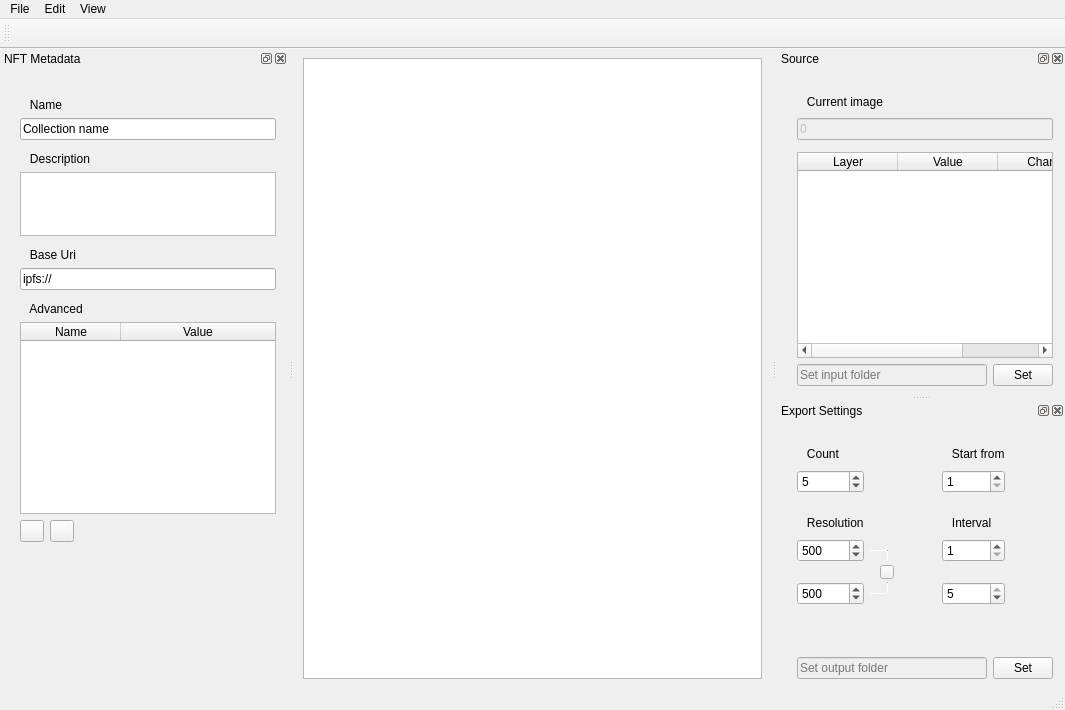
<?xml version="1.0" encoding="UTF-8"?>
<ui version="4.0">
 <class>MainWindow</class>
 <widget class="QMainWindow" name="MainWindow">
  <property name="geometry">
   <rect>
    <x>0</x>
    <y>0</y>
    <width>1065</width>
    <height>710</height>
   </rect>
  </property>
  <property name="windowTitle">
   <string>NFT Generator</string>
  </property>
  <property name="windowIcon">
   <iconset resource="rcc.qrc">
    <normaloff>:/resources/icons/32x32/cil-3d.png</normaloff>:/resources/icons/32x32/cil-3d.png</iconset>
  </property>
  <property name="tabShape">
   <enum>QTabWidget::Rounded</enum>
  </property>
  <property name="unifiedTitleAndToolBarOnMac">
   <bool>false</bool>
  </property>
  <widget class="QWidget" name="centralwidget">
   <layout class="QGridLayout" name="gridLayout_4">
    <property name="leftMargin">
     <number>9</number>
    </property>
    <property name="topMargin">
     <number>9</number>
    </property>
    <item row="1" column="0" rowspan="3" colspan="3">
     <widget class="QGraphicsView" name="graphicsView">
      <property name="verticalScrollBarPolicy">
       <enum>Qt::ScrollBarAsNeeded</enum>
      </property>
      <property name="horizontalScrollBarPolicy">
       <enum>Qt::ScrollBarAsNeeded</enum>
      </property>
      <property name="sizeAdjustPolicy">
       <enum>QAbstractScrollArea::AdjustIgnored</enum>
      </property>
      <property name="backgroundBrush">
       <brush brushstyle="NoBrush">
        <color alpha="255">
         <red>0</red>
         <green>0</green>
         <blue>0</blue>
        </color>
       </brush>
      </property>
      <property name="foregroundBrush">
       <brush brushstyle="NoBrush">
        <color alpha="255">
         <red>0</red>
         <green>0</green>
         <blue>0</blue>
        </color>
       </brush>
      </property>
      <property name="dragMode">
       <enum>QGraphicsView::ScrollHandDrag</enum>
      </property>
      <property name="transformationAnchor">
       <enum>QGraphicsView::AnchorUnderMouse</enum>
      </property>
      <property name="resizeAnchor">
       <enum>QGraphicsView::AnchorUnderMouse</enum>
      </property>
     </widget>
    </item>
   </layout>
  </widget>
  <widget class="QDockWidget" name="dockWidget_1">
   <property name="windowTitle">
    <string>NFT Metadata</string>
   </property>
   <attribute name="dockWidgetArea">
    <number>1</number>
   </attribute>
   <widget class="QWidget" name="dockWidgetContents_1">
    <layout class="QGridLayout" name="gridLayout_6">
     <property name="leftMargin">
      <number>20</number>
     </property>
     <property name="topMargin">
      <number>24</number>
     </property>
     <property name="rightMargin">
      <number>12</number>
     </property>
     <item row="0" column="0">
      <layout class="QGridLayout" name="gridLayout_5">
       <property name="bottomMargin">
        <number>0</number>
       </property>
       <item row="7" column="0" colspan="3">
        <widget class="QTableWidget" name="tableWidget_advanced">
         <property name="sizePolicy">
          <sizepolicy hsizetype="Expanding" vsizetype="Preferred">
           <horstretch>0</horstretch>
           <verstretch>0</verstretch>
          </sizepolicy>
         </property>
         <property name="horizontalScrollBarPolicy">
          <enum>Qt::ScrollBarAlwaysOff</enum>
         </property>
         <property name="selectionMode">
          <enum>QAbstractItemView::SingleSelection</enum>
         </property>
         <property name="rowCount">
          <number>0</number>
         </property>
         <property name="columnCount">
          <number>2</number>
         </property>
         <attribute name="horizontalHeaderStretchLastSection">
          <bool>true</bool>
         </attribute>
         <attribute name="verticalHeaderVisible">
          <bool>false</bool>
         </attribute>
         <column>
          <property name="text">
           <string>Name</string>
          </property>
         </column>
         <column>
          <property name="text">
           <string>Value</string>
          </property>
         </column>
        </widget>
       </item>
       <item row="6" column="0" colspan="3">
        <widget class="QLabel" name="label_7">
         <property name="minimumSize">
          <size>
           <width>0</width>
           <height>20</height>
          </size>
         </property>
         <property name="text">
          <string>   Advanced</string>
         </property>
         <property name="alignment">
          <set>Qt::AlignBottom|Qt::AlignLeading|Qt::AlignLeft</set>
         </property>
        </widget>
       </item>
       <item row="10" column="0">
        <spacer name="verticalSpacer_2">
         <property name="orientation">
          <enum>Qt::Vertical</enum>
         </property>
         <property name="sizeHint" stdset="0">
          <size>
           <width>20</width>
           <height>20</height>
          </size>
         </property>
        </spacer>
       </item>
       <item row="0" column="0" colspan="3">
        <widget class="QLabel" name="label_4">
         <property name="minimumSize">
          <size>
           <width>0</width>
           <height>20</height>
          </size>
         </property>
         <property name="text">
          <string>   Name</string>
         </property>
         <property name="alignment">
          <set>Qt::AlignBottom|Qt::AlignLeading|Qt::AlignLeft</set>
         </property>
        </widget>
       </item>
       <item row="8" column="0">
        <widget class="QPushButton" name="buttonAddMetadata">
         <property name="sizePolicy">
          <sizepolicy hsizetype="Fixed" vsizetype="Fixed">
           <horstretch>0</horstretch>
           <verstretch>0</verstretch>
          </sizepolicy>
         </property>
         <property name="maximumSize">
          <size>
           <width>24</width>
           <height>24</height>
          </size>
         </property>
         <property name="toolTip">
          <string>Add row</string>
         </property>
         <property name="text">
          <string/>
         </property>
         <property name="icon">
          <iconset resource="rcc.qrc">
           <normaloff>:/resources/icons/16x16/cil-plus.png</normaloff>:/resources/icons/16x16/cil-plus.png</iconset>
         </property>
        </widget>
       </item>
       <item row="1" column="0" colspan="3">
        <widget class="QLineEdit" name="lineEdit_name">
         <property name="minimumSize">
          <size>
           <width>0</width>
           <height>22</height>
          </size>
         </property>
         <property name="maximumSize">
          <size>
           <width>16777215</width>
           <height>30</height>
          </size>
         </property>
         <property name="text">
          <string>Collection name</string>
         </property>
        </widget>
       </item>
       <item row="5" column="0" colspan="3">
        <widget class="QLineEdit" name="lineEdit_uri">
         <property name="minimumSize">
          <size>
           <width>0</width>
           <height>22</height>
          </size>
         </property>
         <property name="maximumSize">
          <size>
           <width>16777215</width>
           <height>30</height>
          </size>
         </property>
         <property name="text">
          <string>ipfs://</string>
         </property>
        </widget>
       </item>
       <item row="8" column="2">
        <spacer name="horizontalSpacer">
         <property name="orientation">
          <enum>Qt::Horizontal</enum>
         </property>
         <property name="sizeHint" stdset="0">
          <size>
           <width>40</width>
           <height>20</height>
          </size>
         </property>
        </spacer>
       </item>
       <item row="4" column="0" colspan="3">
        <widget class="QLabel" name="label_6">
         <property name="minimumSize">
          <size>
           <width>0</width>
           <height>20</height>
          </size>
         </property>
         <property name="text">
          <string>   Base Uri</string>
         </property>
         <property name="alignment">
          <set>Qt::AlignBottom|Qt::AlignLeading|Qt::AlignLeft</set>
         </property>
        </widget>
       </item>
       <item row="8" column="1">
        <widget class="QPushButton" name="buttonRemoveMetadata">
         <property name="sizePolicy">
          <sizepolicy hsizetype="Fixed" vsizetype="Fixed">
           <horstretch>0</horstretch>
           <verstretch>0</verstretch>
          </sizepolicy>
         </property>
         <property name="maximumSize">
          <size>
           <width>24</width>
           <height>24</height>
          </size>
         </property>
         <property name="toolTip">
          <string>Remove row</string>
         </property>
         <property name="text">
          <string/>
         </property>
         <property name="icon">
          <iconset resource="rcc.qrc">
           <normaloff>:/resources/icons/16x16/cil-minus.png</normaloff>:/resources/icons/16x16/cil-minus.png</iconset>
         </property>
        </widget>
       </item>
       <item row="2" column="0" colspan="3">
        <widget class="QLabel" name="label_5">
         <property name="minimumSize">
          <size>
           <width>0</width>
           <height>20</height>
          </size>
         </property>
         <property name="text">
          <string>   Description</string>
         </property>
         <property name="alignment">
          <set>Qt::AlignBottom|Qt::AlignLeading|Qt::AlignLeft</set>
         </property>
        </widget>
       </item>
       <item row="3" column="0" colspan="3">
        <widget class="QTextEdit" name="textEdit_description">
         <property name="sizePolicy">
          <sizepolicy hsizetype="Expanding" vsizetype="Fixed">
           <horstretch>0</horstretch>
           <verstretch>0</verstretch>
          </sizepolicy>
         </property>
         <property name="minimumSize">
          <size>
           <width>0</width>
           <height>48</height>
          </size>
         </property>
         <property name="maximumSize">
          <size>
           <width>3840</width>
           <height>64</height>
          </size>
         </property>
         <property name="baseSize">
          <size>
           <width>0</width>
           <height>48</height>
          </size>
         </property>
         <property name="markdown">
          <string>Collection description

</string>
         </property>
        </widget>
       </item>
      </layout>
     </item>
    </layout>
   </widget>
  </widget>
  <widget class="QDockWidget" name="dockWidget_2">
   <property name="windowTitle">
    <string>Source</string>
   </property>
   <attribute name="dockWidgetArea">
    <number>2</number>
   </attribute>
   <widget class="QWidget" name="dockWidgetContents_2">
    <layout class="QGridLayout" name="gridLayout_2">
     <property name="leftMargin">
      <number>20</number>
     </property>
     <property name="topMargin">
      <number>24</number>
     </property>
     <property name="rightMargin">
      <number>12</number>
     </property>
     <item row="4" column="2">
      <widget class="QPushButton" name="buttonInputFolder">
       <property name="sizePolicy">
        <sizepolicy hsizetype="Fixed" vsizetype="Preferred">
         <horstretch>0</horstretch>
         <verstretch>0</verstretch>
        </sizepolicy>
       </property>
       <property name="minimumSize">
        <size>
         <width>60</width>
         <height>22</height>
        </size>
       </property>
       <property name="maximumSize">
        <size>
         <width>60</width>
         <height>30</height>
        </size>
       </property>
       <property name="text">
        <string>Set</string>
       </property>
      </widget>
     </item>
     <item row="0" column="0" colspan="3" alignment="Qt::AlignBottom">
      <widget class="QLabel" name="label_8">
       <property name="sizePolicy">
        <sizepolicy hsizetype="Expanding" vsizetype="Preferred">
         <horstretch>0</horstretch>
         <verstretch>0</verstretch>
        </sizepolicy>
       </property>
       <property name="minimumSize">
        <size>
         <width>0</width>
         <height>20</height>
        </size>
       </property>
       <property name="maximumSize">
        <size>
         <width>16777215</width>
         <height>30</height>
        </size>
       </property>
       <property name="text">
        <string>   Current image</string>
       </property>
      </widget>
     </item>
     <item row="4" column="0" colspan="2">
      <widget class="QLineEdit" name="lineEdit_inputFolder">
       <property name="enabled">
        <bool>false</bool>
       </property>
       <property name="minimumSize">
        <size>
         <width>0</width>
         <height>22</height>
        </size>
       </property>
       <property name="maximumSize">
        <size>
         <width>16777215</width>
         <height>30</height>
        </size>
       </property>
       <property name="placeholderText">
        <string>Set input folder</string>
       </property>
      </widget>
     </item>
     <item row="3" column="0" colspan="3">
      <widget class="QTableWidget" name="tableWidget">
       <property name="enabled">
        <bool>true</bool>
       </property>
       <property name="sizePolicy">
        <sizepolicy hsizetype="Preferred" vsizetype="Expanding">
         <horstretch>0</horstretch>
         <verstretch>0</verstretch>
        </sizepolicy>
       </property>
       <property name="horizontalScrollBarPolicy">
        <enum>Qt::ScrollBarAsNeeded</enum>
       </property>
       <property name="dragEnabled">
        <bool>true</bool>
       </property>
       <property name="selectionMode">
        <enum>QAbstractItemView::SingleSelection</enum>
       </property>
       <property name="selectionBehavior">
        <enum>QAbstractItemView::SelectRows</enum>
       </property>
       <property name="sortingEnabled">
        <bool>true</bool>
       </property>
       <attribute name="horizontalHeaderStretchLastSection">
        <bool>true</bool>
       </attribute>
       <attribute name="verticalHeaderVisible">
        <bool>true</bool>
       </attribute>
       <attribute name="verticalHeaderMinimumSectionSize">
        <number>18</number>
       </attribute>
       <attribute name="verticalHeaderDefaultSectionSize">
        <number>30</number>
       </attribute>
       <column>
        <property name="text">
         <string>Layer</string>
        </property>
       </column>
       <column>
        <property name="text">
         <string>Value</string>
        </property>
       </column>
       <column>
        <property name="text">
         <string>Chance</string>
        </property>
       </column>
      </widget>
     </item>
     <item row="1" column="0" colspan="3">
      <widget class="QLineEdit" name="lineEdit_currentImage">
       <property name="enabled">
        <bool>false</bool>
       </property>
       <property name="minimumSize">
        <size>
         <width>0</width>
         <height>22</height>
        </size>
       </property>
       <property name="maximumSize">
        <size>
         <width>16777215</width>
         <height>30</height>
        </size>
       </property>
       <property name="text">
        <string>0</string>
       </property>
      </widget>
     </item>
     <item row="2" column="0">
      <spacer name="verticalSpacer_6">
       <property name="orientation">
        <enum>Qt::Vertical</enum>
       </property>
       <property name="sizeType">
        <enum>QSizePolicy::Fixed</enum>
       </property>
       <property name="sizeHint" stdset="0">
        <size>
         <width>20</width>
         <height>6</height>
        </size>
       </property>
      </spacer>
     </item>
    </layout>
   </widget>
  </widget>
  <widget class="QDockWidget" name="dockWidget_3">
   <property name="windowTitle">
    <string>Export Settings</string>
   </property>
   <attribute name="dockWidgetArea">
    <number>2</number>
   </attribute>
   <widget class="QWidget" name="dockWidgetContents_3">
    <layout class="QGridLayout" name="gridLayout">
     <property name="leftMargin">
      <number>20</number>
     </property>
     <property name="topMargin">
      <number>24</number>
     </property>
     <property name="rightMargin">
      <number>12</number>
     </property>
     <item row="0" column="0">
      <layout class="QGridLayout" name="gridLayout_3">
       <property name="topMargin">
        <number>0</number>
       </property>
       <property name="bottomMargin">
        <number>0</number>
       </property>
       <property name="spacing">
        <number>0</number>
       </property>
       <item row="4" column="0">
        <widget class="QLabel" name="label_3">
         <property name="minimumSize">
          <size>
           <width>0</width>
           <height>20</height>
          </size>
         </property>
         <property name="text">
          <string>   Resolution</string>
         </property>
         <property name="alignment">
          <set>Qt::AlignLeading|Qt::AlignLeft|Qt::AlignVCenter</set>
         </property>
        </widget>
       </item>
       <item row="0" column="7">
        <widget class="QLabel" name="label_2">
         <property name="minimumSize">
          <size>
           <width>0</width>
           <height>20</height>
          </size>
         </property>
         <property name="text">
          <string>   Start from</string>
         </property>
         <property name="alignment">
          <set>Qt::AlignLeading|Qt::AlignLeft|Qt::AlignVCenter</set>
         </property>
        </widget>
       </item>
       <item row="7" column="6">
        <spacer name="horizontalSpacer_5">
         <property name="orientation">
          <enum>Qt::Horizontal</enum>
         </property>
         <property name="sizeType">
          <enum>QSizePolicy::Expanding</enum>
         </property>
         <property name="sizeHint" stdset="0">
          <size>
           <width>40</width>
           <height>20</height>
          </size>
         </property>
        </spacer>
       </item>
       <item row="6" column="2" colspan="2">
        <widget class="Line" name="line_1">
         <property name="sizePolicy">
          <sizepolicy hsizetype="Minimum" vsizetype="Fixed">
           <horstretch>0</horstretch>
           <verstretch>0</verstretch>
          </sizepolicy>
         </property>
         <property name="minimumSize">
          <size>
           <width>15</width>
           <height>0</height>
          </size>
         </property>
         <property name="maximumSize">
          <size>
           <width>500</width>
           <height>1</height>
          </size>
         </property>
         <property name="orientation">
          <enum>Qt::Horizontal</enum>
         </property>
        </widget>
       </item>
       <item row="12" column="0" colspan="9">
        <layout class="QHBoxLayout" name="horizontalLayout">
         <property name="spacing">
          <number>0</number>
         </property>
         <item>
          <widget class="QLineEdit" name="lineEdit_outputFolder">
           <property name="enabled">
            <bool>false</bool>
           </property>
           <property name="minimumSize">
            <size>
             <width>0</width>
             <height>22</height>
            </size>
           </property>
           <property name="maximumSize">
            <size>
             <width>16777215</width>
             <height>30</height>
            </size>
           </property>
           <property name="placeholderText">
            <string>Set output folder</string>
           </property>
          </widget>
         </item>
         <item>
          <spacer name="horizontalSpacer_3">
           <property name="orientation">
            <enum>Qt::Horizontal</enum>
           </property>
           <property name="sizeType">
            <enum>QSizePolicy::Fixed</enum>
           </property>
           <property name="sizeHint" stdset="0">
            <size>
             <width>6</width>
             <height>20</height>
            </size>
           </property>
          </spacer>
         </item>
         <item>
          <widget class="QPushButton" name="buttonOutputFolder">
           <property name="sizePolicy">
            <sizepolicy hsizetype="Fixed" vsizetype="Preferred">
             <horstretch>0</horstretch>
             <verstretch>0</verstretch>
            </sizepolicy>
           </property>
           <property name="minimumSize">
            <size>
             <width>60</width>
             <height>22</height>
            </size>
           </property>
           <property name="maximumSize">
            <size>
             <width>60</width>
             <height>30</height>
            </size>
           </property>
           <property name="text">
            <string>Set</string>
           </property>
          </widget>
         </item>
        </layout>
       </item>
       <item row="6" column="4" alignment="Qt::AlignBottom">
        <widget class="Line" name="line_3">
         <property name="sizePolicy">
          <sizepolicy hsizetype="Fixed" vsizetype="Fixed">
           <horstretch>0</horstretch>
           <verstretch>0</verstretch>
          </sizepolicy>
         </property>
         <property name="minimumSize">
          <size>
           <width>0</width>
           <height>12</height>
          </size>
         </property>
         <property name="maximumSize">
          <size>
           <width>1</width>
           <height>12</height>
          </size>
         </property>
         <property name="orientation">
          <enum>Qt::Vertical</enum>
         </property>
        </widget>
       </item>
       <item row="5" column="7">
        <spacer name="verticalSpacer_5">
         <property name="orientation">
          <enum>Qt::Vertical</enum>
         </property>
         <property name="sizeType">
          <enum>QSizePolicy::Fixed</enum>
         </property>
         <property name="sizeHint" stdset="0">
          <size>
           <width>20</width>
           <height>6</height>
          </size>
         </property>
        </spacer>
       </item>
       <item row="8" column="2" colspan="2">
        <widget class="Line" name="line_2">
         <property name="sizePolicy">
          <sizepolicy hsizetype="Minimum" vsizetype="Fixed">
           <horstretch>0</horstretch>
           <verstretch>0</verstretch>
          </sizepolicy>
         </property>
         <property name="minimumSize">
          <size>
           <width>15</width>
           <height>0</height>
          </size>
         </property>
         <property name="maximumSize">
          <size>
           <width>500</width>
           <height>1</height>
          </size>
         </property>
         <property name="orientation">
          <enum>Qt::Horizontal</enum>
         </property>
        </widget>
       </item>
       <item row="0" column="0">
        <widget class="QLabel" name="label">
         <property name="minimumSize">
          <size>
           <width>0</width>
           <height>20</height>
          </size>
         </property>
         <property name="text">
          <string>   Count</string>
         </property>
         <property name="alignment">
          <set>Qt::AlignLeading|Qt::AlignLeft|Qt::AlignVCenter</set>
         </property>
        </widget>
       </item>
       <item row="2" column="0">
        <widget class="QSpinBox" name="spinBox_count">
         <property name="sizePolicy">
          <sizepolicy hsizetype="Expanding" vsizetype="Fixed">
           <horstretch>0</horstretch>
           <verstretch>0</verstretch>
          </sizepolicy>
         </property>
         <property name="minimumSize">
          <size>
           <width>0</width>
           <height>22</height>
          </size>
         </property>
         <property name="maximumSize">
          <size>
           <width>80</width>
           <height>30</height>
          </size>
         </property>
         <property name="minimum">
          <number>1</number>
         </property>
         <property name="maximum">
          <number>50000</number>
         </property>
         <property name="value">
          <number>5</number>
         </property>
        </widget>
       </item>
       <item row="3" column="0">
        <spacer name="verticalSpacer_3">
         <property name="orientation">
          <enum>Qt::Vertical</enum>
         </property>
         <property name="sizeType">
          <enum>QSizePolicy::Fixed</enum>
         </property>
         <property name="sizeHint" stdset="0">
          <size>
           <width>20</width>
           <height>20</height>
          </size>
         </property>
        </spacer>
       </item>
       <item row="2" column="8">
        <spacer name="horizontalSpacer_2">
         <property name="orientation">
          <enum>Qt::Horizontal</enum>
         </property>
         <property name="sizeHint" stdset="0">
          <size>
           <width>40</width>
           <height>20</height>
          </size>
         </property>
        </spacer>
       </item>
       <item row="11" column="0">
        <spacer name="verticalSpacer">
         <property name="orientation">
          <enum>Qt::Vertical</enum>
         </property>
         <property name="sizeHint" stdset="0">
          <size>
           <width>20</width>
           <height>40</height>
          </size>
         </property>
        </spacer>
       </item>
       <item row="6" column="0">
        <widget class="QSpinBox" name="spinBox_width">
         <property name="minimumSize">
          <size>
           <width>0</width>
           <height>22</height>
          </size>
         </property>
         <property name="maximumSize">
          <size>
           <width>80</width>
           <height>30</height>
          </size>
         </property>
         <property name="minimum">
          <number>50</number>
         </property>
         <property name="maximum">
          <number>10000</number>
         </property>
         <property name="singleStep">
          <number>20</number>
         </property>
         <property name="value">
          <number>500</number>
         </property>
        </widget>
       </item>
       <item row="7" column="2">
        <spacer name="horizontalSpacer_6">
         <property name="orientation">
          <enum>Qt::Horizontal</enum>
         </property>
         <property name="sizeType">
          <enum>QSizePolicy::Fixed</enum>
         </property>
         <property name="sizeHint" stdset="0">
          <size>
           <width>10</width>
           <height>20</height>
          </size>
         </property>
        </spacer>
       </item>
       <item row="7" column="3" colspan="3" alignment="Qt::AlignHCenter">
        <widget class="QPushButton" name="buttonLockAR">
         <property name="sizePolicy">
          <sizepolicy hsizetype="Fixed" vsizetype="Fixed">
           <horstretch>0</horstretch>
           <verstretch>0</verstretch>
          </sizepolicy>
         </property>
         <property name="maximumSize">
          <size>
           <width>14</width>
           <height>14</height>
          </size>
         </property>
         <property name="text">
          <string/>
         </property>
        </widget>
       </item>
       <item row="8" column="0">
        <widget class="QSpinBox" name="spinBox_height">
         <property name="minimumSize">
          <size>
           <width>0</width>
           <height>22</height>
          </size>
         </property>
         <property name="maximumSize">
          <size>
           <width>80</width>
           <height>30</height>
          </size>
         </property>
         <property name="minimum">
          <number>50</number>
         </property>
         <property name="maximum">
          <number>10000</number>
         </property>
         <property name="singleStep">
          <number>20</number>
         </property>
         <property name="value">
          <number>500</number>
         </property>
        </widget>
       </item>
       <item row="8" column="4" alignment="Qt::AlignTop">
        <widget class="Line" name="line_4">
         <property name="sizePolicy">
          <sizepolicy hsizetype="Fixed" vsizetype="Fixed">
           <horstretch>0</horstretch>
           <verstretch>0</verstretch>
          </sizepolicy>
         </property>
         <property name="minimumSize">
          <size>
           <width>0</width>
           <height>12</height>
          </size>
         </property>
         <property name="maximumSize">
          <size>
           <width>1</width>
           <height>12</height>
          </size>
         </property>
         <property name="orientation">
          <enum>Qt::Vertical</enum>
         </property>
        </widget>
       </item>
       <item row="2" column="7">
        <widget class="QSpinBox" name="spinBox_startFrom">
         <property name="minimumSize">
          <size>
           <width>0</width>
           <height>22</height>
          </size>
         </property>
         <property name="maximumSize">
          <size>
           <width>500</width>
           <height>30</height>
          </size>
         </property>
         <property name="minimum">
          <number>1</number>
         </property>
         <property name="maximum">
          <number>50000</number>
         </property>
         <property name="value">
          <number>1</number>
         </property>
        </widget>
       </item>
       <item row="1" column="7">
        <spacer name="verticalSpacer_4">
         <property name="orientation">
          <enum>Qt::Vertical</enum>
         </property>
         <property name="sizeType">
          <enum>QSizePolicy::Fixed</enum>
         </property>
         <property name="sizeHint" stdset="0">
          <size>
           <width>20</width>
           <height>6</height>
          </size>
         </property>
        </spacer>
       </item>
       <item row="0" column="1">
        <spacer name="horizontalSpacer_4">
         <property name="orientation">
          <enum>Qt::Horizontal</enum>
         </property>
         <property name="sizeType">
          <enum>QSizePolicy::Fixed</enum>
         </property>
         <property name="sizeHint" stdset="0">
          <size>
           <width>6</width>
           <height>20</height>
          </size>
         </property>
        </spacer>
       </item>
       <item row="4" column="7" alignment="Qt::AlignLeft">
        <widget class="QLabel" name="label_9">
         <property name="minimumSize">
          <size>
           <width>0</width>
           <height>20</height>
          </size>
         </property>
         <property name="text">
          <string>   Interval</string>
         </property>
        </widget>
       </item>
       <item row="6" column="7">
        <widget class="QSpinBox" name="spinBox_startInt">
         <property name="minimumSize">
          <size>
           <width>0</width>
           <height>22</height>
          </size>
         </property>
         <property name="maximumSize">
          <size>
           <width>80</width>
           <height>30</height>
          </size>
         </property>
         <property name="minimum">
          <number>1</number>
         </property>
         <property name="maximum">
          <number>50000</number>
         </property>
        </widget>
       </item>
       <item row="8" column="7">
        <widget class="QSpinBox" name="spinBox_endInt">
         <property name="minimumSize">
          <size>
           <width>0</width>
           <height>22</height>
          </size>
         </property>
         <property name="maximumSize">
          <size>
           <width>80</width>
           <height>30</height>
          </size>
         </property>
         <property name="minimum">
          <number>1</number>
         </property>
         <property name="maximum">
          <number>5</number>
         </property>
         <property name="value">
          <number>5</number>
         </property>
        </widget>
       </item>
      </layout>
     </item>
    </layout>
   </widget>
  </widget>
  <widget class="QMenuBar" name="menuBar">
   <property name="geometry">
    <rect>
     <x>0</x>
     <y>0</y>
     <width>1065</width>
     <height>22</height>
    </rect>
   </property>
   <widget class="QMenu" name="menuFile">
    <property name="title">
     <string>File</string>
    </property>
    <addaction name="actionAddFolder"/>
    <addaction name="actionSetOutputFolder"/>
    <addaction name="separator"/>
    <addaction name="actionSaveProjectAs"/>
    <addaction name="actionLoadProject"/>
    <addaction name="separator"/>
    <addaction name="actionExportImages"/>
    <addaction name="actionExportJson"/>
   </widget>
   <widget class="QMenu" name="menuEdit">
    <property name="title">
     <string>Edit</string>
    </property>
    <addaction name="actionPrevious"/>
    <addaction name="actionNext"/>
   </widget>
   <widget class="QMenu" name="menuView">
    <property name="title">
     <string>View</string>
    </property>
   </widget>
   <addaction name="menuFile"/>
   <addaction name="menuEdit"/>
   <addaction name="menuView"/>
  </widget>
  <widget class="QToolBar" name="toolBar">
   <property name="minimumSize">
    <size>
     <width>30</width>
     <height>30</height>
    </size>
   </property>
   <property name="windowTitle">
    <string>toolBar</string>
   </property>
   <property name="toolTip">
    <string>Tool bar</string>
   </property>
   <property name="movable">
    <bool>true</bool>
   </property>
   <property name="floatable">
    <bool>false</bool>
   </property>
   <attribute name="toolBarArea">
    <enum>TopToolBarArea</enum>
   </attribute>
   <attribute name="toolBarBreak">
    <bool>false</bool>
   </attribute>
  </widget>
  <widget class="QStatusBar" name="statusBar"/>
  <action name="actionAddFolder">
   <property name="text">
    <string>Add folder</string>
   </property>
  </action>
  <action name="actionSetOutputFolder">
   <property name="text">
    <string>Set output folder</string>
   </property>
  </action>
  <action name="actionPrevious">
   <property name="text">
    <string>Previous</string>
   </property>
  </action>
  <action name="actionNext">
   <property name="text">
    <string>Next</string>
   </property>
  </action>
  <action name="actionSaveProject">
   <property name="text">
    <string>Save project</string>
   </property>
  </action>
  <action name="actionLoadProject">
   <property name="text">
    <string>Load project</string>
   </property>
  </action>
  <action name="actionSaveProjectAs">
   <property name="text">
    <string>Save project as</string>
   </property>
  </action>
  <action name="actionExportImages">
   <property name="text">
    <string>Export images</string>
   </property>
  </action>
  <action name="actionExportJson">
   <property name="text">
    <string>Export Json</string>
   </property>
  </action>
 </widget>
 <resources>
  <include location="rcc.qrc"/>
 </resources>
 <connections/>
</ui>
